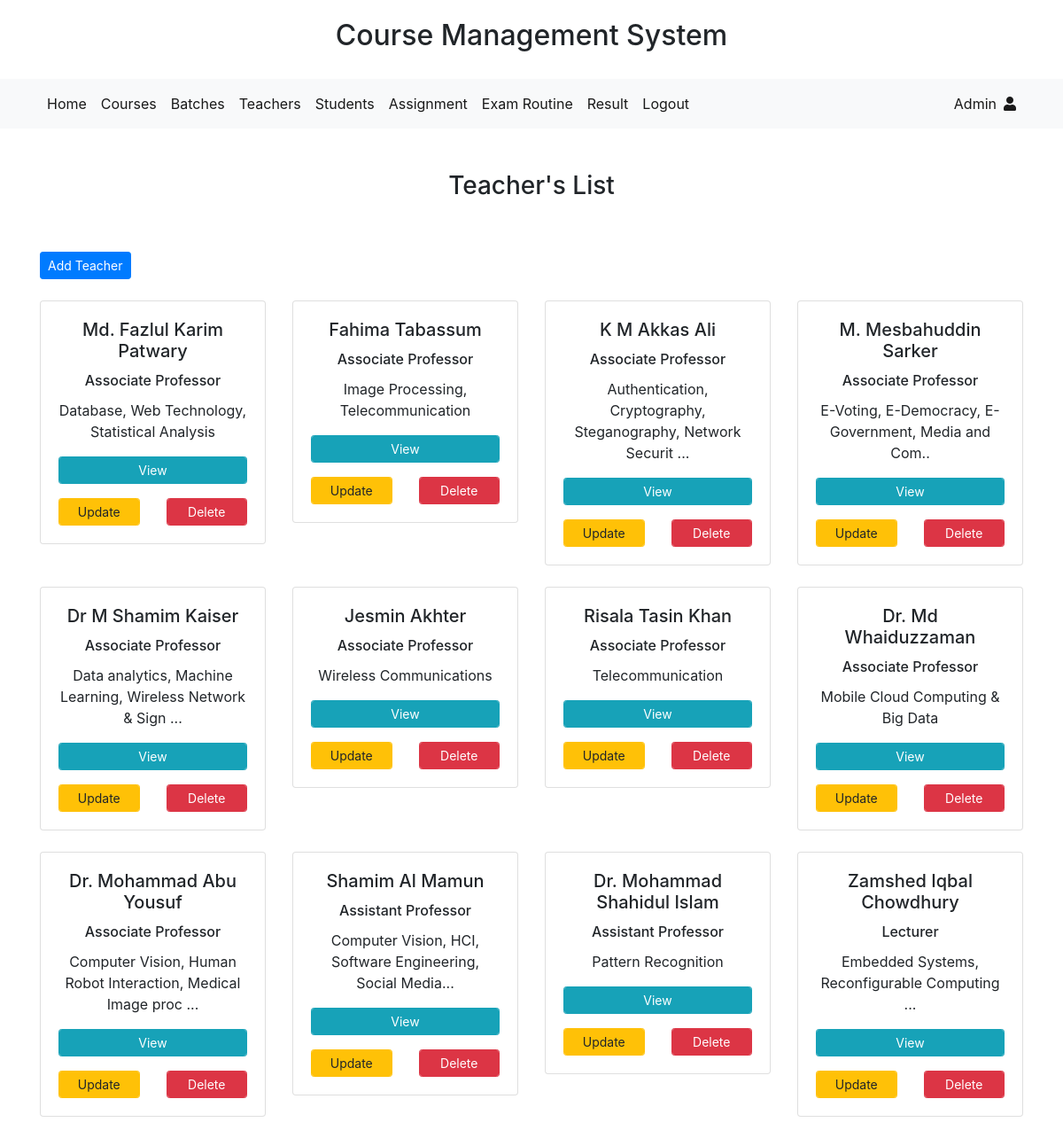
The page /cms/teachers.php (signed in) on the database its author committed.
### tables this page shows
CREATE TABLE `users` (
  `user_id` int(11) NOT NULL,
  `name` varchar(80) NOT NULL,
  `batch` int(2) NOT NULL,
  `role` varchar(30) NOT NULL,
  `email` varchar(255) NOT NULL,
  `roll` int(4) NOT NULL,
  `teacher_code` varchar(10) NOT NULL,
  `password` varchar(255) NOT NULL
);

CREATE TABLE `teachers` (
  `teacher_id` int(10) UNSIGNED NOT NULL,
  `teacher_code` varchar(10) NOT NULL,
  `teacher_name` varchar(255) NOT NULL,
  `t_position` varchar(255) NOT NULL,
  `t_speciality` varchar(255) NOT NULL,
  `t_profileImage` varchar(255) NOT NULL
);

### cms/core/init.php (called while the page is built, shortened)
<?php
include_once 'database/connection.php';
include_once 'classes/user.php';
global $pdo;
$getFromU = new User($pdo);
?>

### cms/core/classes/user.php (called while the page is built, shortened)
<?php
	class User
	{
    protected $pdo;
    public function __construct($pdo)
    {
      $this->pdo = $pdo;
    }
    public function admin_only()
    {
        return ($_SESSION['role'] === "admin" ) ? true : false;
    }
    public function admin_and_teacher_only()
    {
        return ($_SESSION['role'] === "admin" || $_SESSION['role'] === "teacher" ) ? true : false;
    }
      public function view_user_by_user_id($user_id)
      {
          $sql = "SELECT * FROM users WHERE user_id = :user_id";
          $stmt = $this->pdo->prepare($sql);
          $stmt->bindValue(":user_id", $user_id);
          $stmt->execute();
          return $stmt->fetch();
      }
		public function viewTeachers()
		{
			$sql = "SELECT * FROM teachers";
			$stmt = $this->pdo->prepare($sql);
			$stmt->execute();
			return $stmt->fetchAll();
		}
}
?>

### cms/teachers.php (the view, shortened to what this page needs)
<?php include_once 'includes/header.php'; ?>
<?php include_once 'includes/heading.php'; ?>
<?php include_once 'includes/navbar.php'; ?>
<section class="summary mt-5">
	<div class="container">
		<div class="row">
			<div class="col-12">
				<h3 class="	text-center mb-5">Teacher's List</h3>
			</div>
			<div class="col-md-8 offset-2">
			</div>
			<?php if ($getFromU->admin_only() === true): ?>
				<div class="col-12 mt-2 mb-4">
					<a href="add_teacher.php" class="btn btn-sm btn-primary">Add Teacher</a>
				</div>
			<?php endif ?>
			<?php
				$teachers = $getFromU->viewTeachers();
				foreach ($teachers as $teacher) {
					$teacher_code = $teacher->teacher_code;
					$teacher_name = $teacher->teacher_name;
					$t_position = $teacher->t_position;
					$t_speciality = $teacher->t_speciality;
			?>
				<div class="col-md-3 col-sm-6 mb-4">
					<div class="card">
					  <div class="card-body text-center">
					    <h5 class="card-title"><?php echo $teacher_name; ?></h5>
					    <h6 class="card-title"><?php echo $t_position; ?></h6>
					    <p class="card-text"><?php echo $t_speciality; ?></p>
					    <div class="row">
					    	<div class="col-12">
					    		<a href="view_teacher.php?t_code=<?php echo $teacher_code; ?>" class="btn btn-sm btn-info form-control mb-3">View</a>
					    	</div>
					    	<?php if ($getFromU->admin_only() === true ): ?>
					    		<div class="col-md-6">
										<a href="teacher_update.php?t_code=<?php echo $teacher_code ?>" class="btn btn-sm btn-warning form-control">Update</a>
						   		</div>
							    <div class="col-md-6">
							    	<a href="teachers.php?delete_teacher=<?php echo $teacher_code; ?>" class="btn btn-sm btn-danger form-control">Delete</a>
							    </div>
					    	<?php endif ?>
					    </div>
					  </div>
					</div>
				</div>
			<?php } ?>
		</div>
	</div>
</section>
<?php include 'includes/footer.php'; ?>

### cms/includes/header.php (shortened to what this page needs)
<?php include_once './core/init.php'; ?>
<!doctype html>
<html lang="en">
  <head>
    <link rel="stylesheet" href="assets/css/fontawesome-all.min.css">
    <link rel="stylesheet" href="assets/css/bootstrap.min.css">
    <link href="https://cdn.jsdelivr.net/npm/gijgo@1.9.10/css/gijgo.min.css" rel="stylesheet" type="text/css" />
    <link rel="stylesheet" href="assets/css/normalize.css">
    <link rel="stylesheet" href="assets/css/main.css">
  </head>
  <body>

### cms/includes/heading.php
<div class="container-fluid text-center mb-2">
		<div class="row">
			<div class="col-12">
				<h1>Course Management System</h1>
			</div>
		</div>
	</div>

### cms/includes/navbar.php (shortened to what this page needs)
<nav class="navbar sticky-top navbar-expand-lg navbar-light bg-light">
  <div class="container">
    <div class="collapse navbar-collapse" id="navbarSupportedContent">
      <ul class="navbar-nav mr-auto">
        <li class="nav-item active">
          <a class="nav-link" href="home.php">Home <span class="sr-only">(current)</span></a>
        </li>
        <li class="nav-item active">
          <a class="nav-link" href="view_courses.php">Courses</a>
        </li>
        <li class="nav-item active">
          <a class="nav-link" href="batches.php">Batches</a>
        </li>
        <?php if ($getFromU->admin_and_teacher_only() === true): ?>
          <li class="nav-item active">
            <a class="nav-link" href="teachers.php">Teachers</a>
          </li>
        <?php endif ?>
        <?php if ($getFromU->admin_only() === true): ?>
          <li class="nav-item active">
          <a class="nav-link" href="students.php">Students</a>
        </li>
        <?php endif ?>
        <li class="nav-item active">
          <a class="nav-link" href="view-assignments.php">Assignment</a>
        </li>
        <li class="nav-item active">
          <a class="nav-link" href="routine.php">Exam Routine</a>
        </li>
        <li class="nav-item active">
          <a class="nav-link" href="result.php">Result</a>
        </li>
        <li class="nav-item active">
          <a class="nav-link" href="logout.php">Logout</a>
        </li>
      </ul>
      <?php
        $user_id = $_SESSION['user_id'];
        $user = $getFromU->view_user_by_user_id($user_id);
      ?>
      <ul class="navbar-nav ml-auto">
        <li class="nav-item active">
          <a class="nav-link"><?php echo $user->name; ?><i class="fas fa-user ml-2"></i></a>
        </li>
      </ul>
    </div>
  </div>
</nav>

### cms/includes/footer.php (shortened to what this page needs)
  </body>
</html>

### cms/assets/css/main.css (style rules this page uses)
html { color: #222; font-size: 1em; line-height: 1.4; }

### rows shown on the page
users: name "Admin"
teachers: teacher_name "Md. Fazlul Karim Patwary", t_position "Associate Professor", t_speciality "Database, Web Technology, Statistical Analysis"
teachers: teacher_name "Fahima Tabassum", t_position "Associate Professor", t_speciality "Image Processing, Telecommunication"
teachers: teacher_name "K M Akkas Ali", t_position "Associate Professor", t_speciality "Authentication, Cryptography, Steganography, Network Securit ..."
teachers: teacher_name "M. Mesbahuddin Sarker", t_position "Associate Professor", t_speciality "E-Voting, E-Democracy, E-Government, Media and Com.."
teachers: teacher_name "Dr M Shamim Kaiser", t_position "Associate Professor", t_speciality "Data analytics, Machine Learning, Wireless Network & Sign ..."
teachers: teacher_name "Jesmin Akhter", t_position "Associate Professor", t_speciality "Wireless Communications"
teachers: teacher_name "Risala Tasin Khan", t_position "Associate Professor", t_speciality "Telecommunication"
teachers: teacher_name "Dr. Md Whaiduzzaman", t_position "Associate Professor", t_speciality "Mobile Cloud Computing & Big Data"
teachers: teacher_name "Dr. Mohammad Abu Yousuf", t_position "Associate Professor", t_speciality "Computer Vision, Human Robot Interaction, Medical Image proc ..."
teachers: teacher_name "Shamim Al Mamun", t_position "Assistant Professor", t_speciality "Computer Vision, HCI, Software Engineering, Social Media..."
teachers: teacher_name "Dr. Mohammad Shahidul Islam", t_position "Assistant Professor", t_speciality "Pattern Recognition"
teachers: teacher_name "Zamshed Iqbal Chowdhury", t_position "Lecturer", t_speciality "Embedded Systems, Reconfigurable Computing ..."
